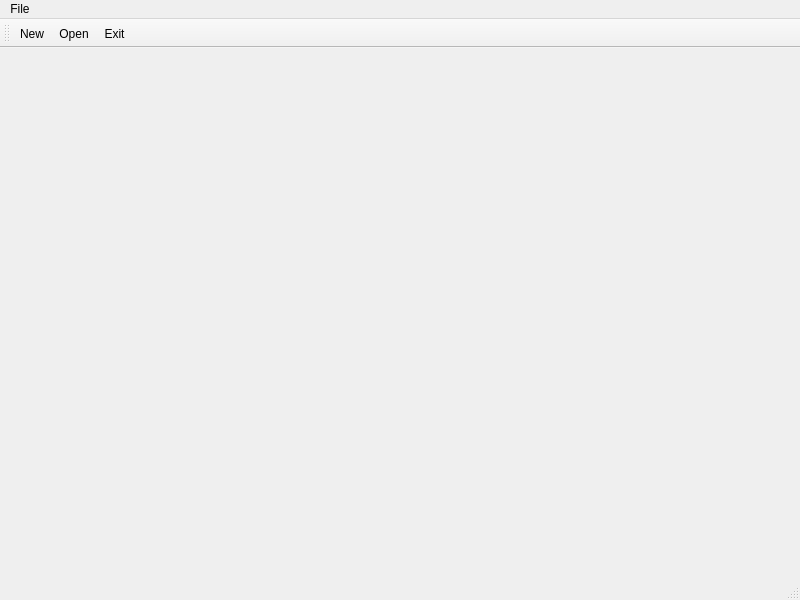
<?xml version="1.0" encoding="UTF-8"?>
<ui version="4.0">
 <class>MainWindow</class>
 <widget class="QMainWindow" name="MainWindow">
  <property name="geometry">
   <rect>
    <x>0</x>
    <y>0</y>
    <width>800</width>
    <height>600</height>
   </rect>
  </property>
  <property name="windowTitle">
   <string>MainWindow</string>
  </property>
  <widget class="QWidget" name="centralwidget"/>
  <widget class="QMenuBar" name="menubar">
   <property name="geometry">
    <rect>
     <x>0</x>
     <y>0</y>
     <width>800</width>
     <height>21</height>
    </rect>
   </property>
   <widget class="QMenu" name="menuFile">
    <property name="title">
     <string>File</string>
    </property>
    <addaction name="actionNew"/>
    <addaction name="actionOpen"/>
    <addaction name="actionExit"/>
   </widget>
   <addaction name="menuFile"/>
  </widget>
  <widget class="QStatusBar" name="statusbar"/>
  <widget class="QToolBar" name="toolBar">
   <property name="windowTitle">
    <string>toolBar</string>
   </property>
   <attribute name="toolBarArea">
    <enum>TopToolBarArea</enum>
   </attribute>
   <attribute name="toolBarBreak">
    <bool>false</bool>
   </attribute>
   <addaction name="actionNew"/>
   <addaction name="actionOpen"/>
   <addaction name="actionExit"/>
  </widget>
  <action name="actionNew">
   <property name="icon">
    <iconset resource="Resource.qrc">
     <normaloff>:/resource/img/new.png</normaloff>:/resource/img/new.png</iconset>
   </property>
   <property name="text">
    <string>New</string>
   </property>
  </action>
  <action name="actionOpen">
   <property name="icon">
    <iconset resource="Resource.qrc">
     <normaloff>:/resource/img/open.png</normaloff>:/resource/img/open.png</iconset>
   </property>
   <property name="text">
    <string>Open</string>
   </property>
  </action>
  <action name="actionExit">
   <property name="icon">
    <iconset resource="Resource.qrc">
     <normaloff>:/resource/img/close.png</normaloff>:/resource/img/close.png</iconset>
   </property>
   <property name="text">
    <string>Exit</string>
   </property>
  </action>
 </widget>
 <resources>
  <include location="Resource.qrc"/>
 </resources>
 <connections/>
</ui>
